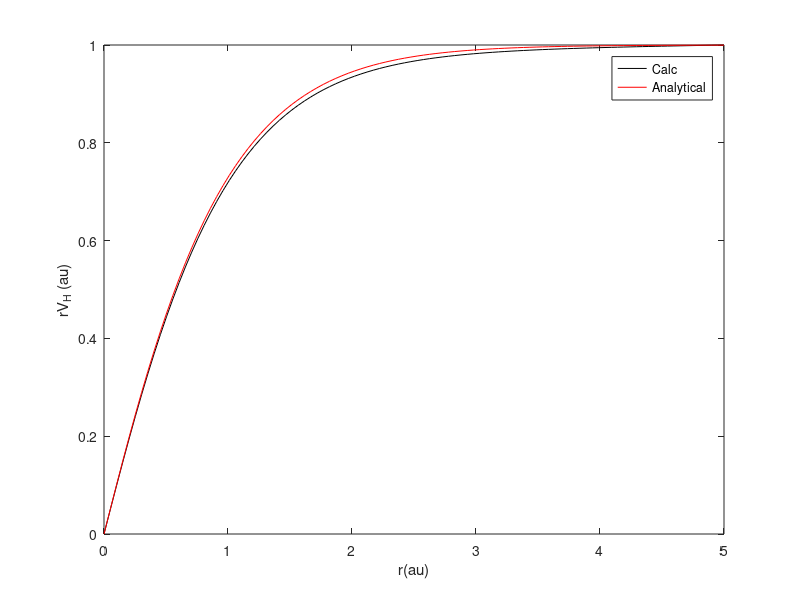

Here is the MATLAB script that generated this plot:
% Calculate the Hartree potential from the hydrogen atom charge density.
% Form of problem: Ay = b, where y contains y(2) to y(npts-1), and b
% contains b(2) to b(npts-1).
%% #Armin: I followed the instruction here. The output plot shows analytical 
%          and calcualted values are very close 
%%

clear variables; clc; close all;

% Construct mesh with npts mesh points. rmin and rmax are the end points of the mesh.
rmin = 0;
rmax = 5;
npts = 100;

r = linspace(rmin,rmax,npts);
%% #Armin: I am not sure about abs() term. It may be completely unncessary 
h = abs(rmin - rmax)/npts ;% insert correct expression for the step size h
%% #Armin: It may be more efficient to use toeplitz function to make a toeplitz
% Construct trigonal matrix A. This square matrix has dimension npts-2.
% Zero the matrix
A=-2*eye(npts-2,npts-2);          %Diagonal
B = zeros(1,npts-2);
B(1)= -2; B(2) = 1;
A = toeplitz(B);
%           for i = 1:npts-3,                 %Upper diagonal
%              A(i,i+1) = 1;
%           end
%           for i = 2:npts-2,                 %Lower diagonal
%              A(i,i-1) = 1;
%           end
%% #Armin: Boundary conditions on b
q = 1;
bc0 = 0; %##### insert correct boundary condition #### ; 
bcnpts = q; %##### insert correct boundary condition ####;
%% #Armin: Calculate b on the mesh, and shift the index 
%          U(r) = rVH(r) gives q = 4.Pi.int(r^2 .n(r). dr) [normalized density]
%          [d^2U(r)/dr^2 = -4.Pi.r.n(r)] & [n(r)= exp(-2.r)/Pi] gives
%          [d^2U(r)/dr^2 = -4.Pi.r.(exp(-2.r)/Pi]    
%          note h^2 ~ (r^2)
for i = 2:npts-1
   %n(i) =  rand(1);
   b(i-1) = - 4 * pi * h^2 * r(i) * ( (1/pi) * exp (-2 * r(i) ) ) ; %#### insert correct expression for b ##### % one 1s orbital in the density
end
%% 
% Add the boundary conditions 
b(1) = b(1) - bc0;                          %y(0)
b(npts-2) = b(npts-2) - bcnpts;             %y(rmax)

% Make b into a column vector
b = b';

% Solve Ay=b 
y = A\b;


% final result
yfinal(1) = bc0; yfinal(npts) = bcnpts;
for i = 1:npts-2
   yfinal(i+1) = y(i);
end

% get the potential from yfinal
rVH = yfinal;

% control. Is this expression really the correct one??
for i = 1:npts
   rVHtheor(i) = 1-exp(-2*r(i))*(r(i)+1);
end

figure(1)
clf
hold on
plot(r,rVH,'k-')
plot(r,rVHtheor,'r-')
legend('Calc','Analytical')
xlabel('r(au)')
ylabel('rV_H (au)')
box on

